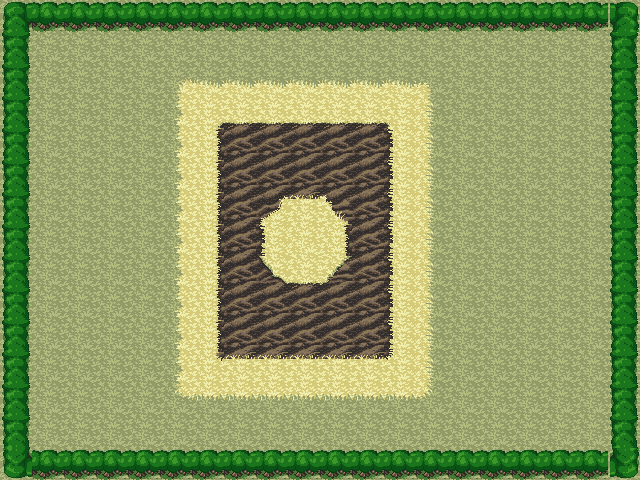

Rendered tile map (Tiled .tmx) drawn with the repository's tilesets; below, a short description and the map source with its tile grids summarised:
An orthogonal 20x15 tile map with 32x32 px tiles, 2 tile layers (Graphics, Block), 1 hidden layer not drawn, 2 tilesets.

<map version="1.0" orientation="orthogonal" renderorder="right-down" width="20" height="15" tilewidth="32" tileheight="32" nextobjectid="1">
 <properties>
  <property name="players" type="int" value="2" />
 </properties>
 <tileset firstgid="1" name="my_tileset" tilewidth="32" tileheight="32" tilecount="900" columns="30">
  <image source="my_tileset.png" width="960" height="960" />
  <tile id="162">
   <properties>
    <property name="moveAP" type="int" value="2" />
   </properties>
  </tile>
 </tileset>
 <tileset firstgid="901" name="sides" tilewidth="32" tileheight="32" tilecount="3" columns="3">
  <image source="sides.png" width="96" height="32" />
  <tile id="0">
   <properties>
    <property name="side" type="int" value="-1" />
   </properties>
  </tile>
  <tile id="1">
   <properties>
    <property name="side" type="int" value="0" />
   </properties>
  </tile>
  <tile id="2">
   <properties>
    <property name="side" type="int" value="1" />
   </properties>
  </tile>
 </tileset>
 <layer name="Graphics" width="20" height="15">
  <data>[300 cells, 300 non-empty, 23 distinct tile ids]</data>
 </layer>
 <layer name="Block" width="20" height="15">
  <data>[300 cells, 66 non-empty, 6 distinct tile ids]</data>
 </layer>
 <layer name="Start" width="20" height="15" visible="0">
  <data>[300 cells, 3 non-empty, 3 distinct tile ids]</data>
 </layer>
</map>